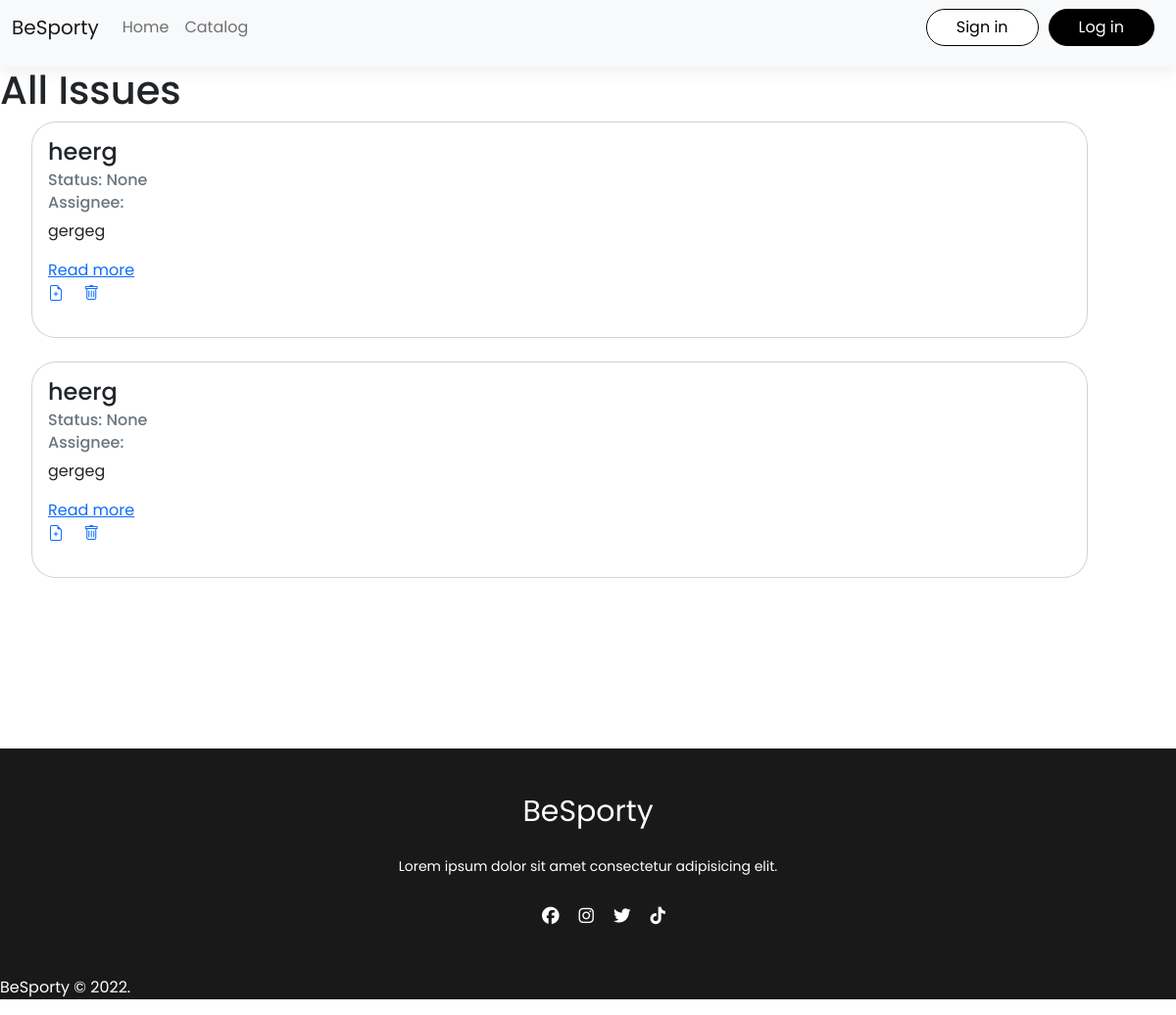
The app's page /issues/ with its own data.
### issues/models.py (models this page shows, shortened)
class Issue(models.Model):
    title = models.CharField(max_length=256)
    body = models.TextField()
    created_on = models.DateTimeField(auto_now_add=True)
    status = models.ForeignKey(Status, on_delete=models.CASCADE, blank=True, null=True)
    author = models.ForeignKey(
        get_user_model(),
        on_delete=models.CASCADE,blank=True,default=1
    )

### issues/views.py (the view)
# urls.py: path('', IssueListView.as_view(), name='listIssue'),
class IssueListView(ListView):
    template_name = "issues/list.html"
    model = Issue

### items/context_processor.py (called while the page is built)
def total(request):
    total = 0
    if request.user.is_authenticated:
        if "cart" in request.session.keys():
            for key, value in request.session["cart"].items():
                total += round(float(value["price_acum"]),2)
    return {"total_cost": round(total,2)}

def totalQuantity(request):
    totalQ = 0
    if request.user.is_authenticated:
        if "cart" in request.session.keys():
            for key, value in request.session["cart"].items():
                totalQ += int(value["quantity"])
    return {"total_quantity": totalQ}

### templates/issues/list.html (shortened to what this page needs)
{% extends 'base2.html' %}
{% block content %}
<h1>All Issues</h1>
{% if issue_list|length > 0 %}
<ul class="card-container">
    {% for issue in issue_list %}
    <div class="card">
        <div class="card-body">
            <h4 class="card-title">{{ issue.title }}</h4>
            <h6 class="card-subtitle mb-2 text-muted">Status: {{ issue.status}}</h6>
            <h6 class="card-subtitle mb-2 text-muted">Assignee: {{ issue.assignee }}</h6>
            <p class="card-text">{{ issue.body|truncatechars:500 }}</p>
            <a href="{% url 'detailIssue' issue.id %}" class="card-link">Read more</a>
            <p class="author-options">
                <a href="{% url 'editIssue' issue.id %}" class="card-link"><i class="bi bi-file-earmark-plus"></i></a>
                <a href="{% url 'deleteIssues' issue.id %}" class="card-link"><i class="bi bi-trash"></i></a>
            </p>
        </div>
    </div>
    <br />
    {% endfor %}
</ul>
{% else %}
<h5>There's no issues yet.</h5>
{% endif %}
{% endblock content %}

### static/css/style.css (style rules this page uses)
.card-container { padding-right: 45px; }
.card { margin-right: 35px; }

### static/css/style2.css (style rules this page uses)
* { margin: 0; padding: 0; box-sizing: border-box; font-family: 'Poppins', 'sans-serif'; }
.card { border-radius: 25px; background-color: #FFF; margin-right: 45px; }

### static/css/style5.css (style rules this page uses)
* { box-sizing: border-box }

### records on screen
Issue: title "heerg", status "None", body "gergeg"
Issue: title "heerg", status "None", body "gergeg"
